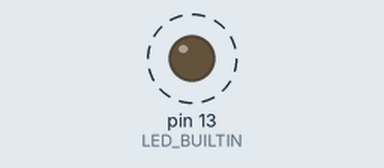
This sketch was run on a simulated Arduino Uno, built with avr-gcc and run on an emulated ATmega328P. Shown: output pins drawn as LEDs (lit = HIGH). Dashed ring = blinking. What the sketch prints to the serial monitor is not drawn.

Above: at 0.5 s.
Timing chart, 0 to 3.3 s (numbered marks = the images above):
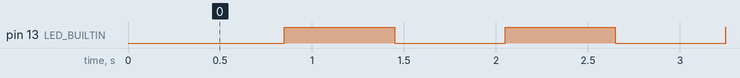

Measured:
- by itself, pin 13 (LED_BUILTIN): alternates HIGH for 0.60 s and LOW for 0.60 s

The sketch:

example1.ino
```cpp
/* Use preprocessor directive to create an alias for the
 *  Serial.print, Serial.println functions.
 *
 *  Everywhere we type serialDebug(x), the preprocessor
 *  replaces that code with Serial.print(x)
 *
 *  Everywhere we type serialDebugln(x), the preprocessor
 *  replaces that code with Serial.println(x)
 *
 *  To remove the serial debug statements from the compiled
 *  program, change #define debug(x) Serial.print(x)
 *  to #define debug(x)
 *
 *  This says to replace debug(x) with nothing
 */
#define debug(x) Serial.print(x)
#define debugln(x) Serial.println(x)


const unsigned long BLINK_INTERVAL = 500;
unsigned long blinkTime;
unsigned long wasteTime;
byte ledState;

void setup()
{
  Serial.begin(38400);
  delay(250);
  debugln("Serial Debug Ready");

  pinMode(LED_BUILTIN, OUTPUT);
  ledState = 0;
  digitalWrite(LED_BUILTIN, ledState);
  blinkTime = millis();
}

void loop()
{
    if(millis() - blinkTime >= BLINK_INTERVAL){
        ledState = ledState ^ 0x01;     // toggle state
        digitalWrite(LED_BUILTIN, ledState);
        blinkTime = millis();
        debug("ledState: ");
        debugln(ledState);
    }
    else{
      wasteTime = millis();
      while((millis() - wasteTime) < 200);
    }
}
```
